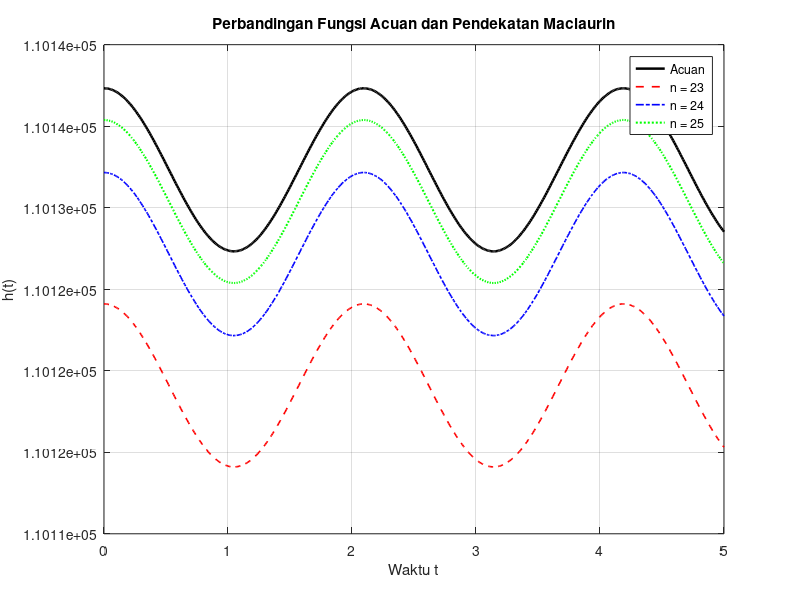
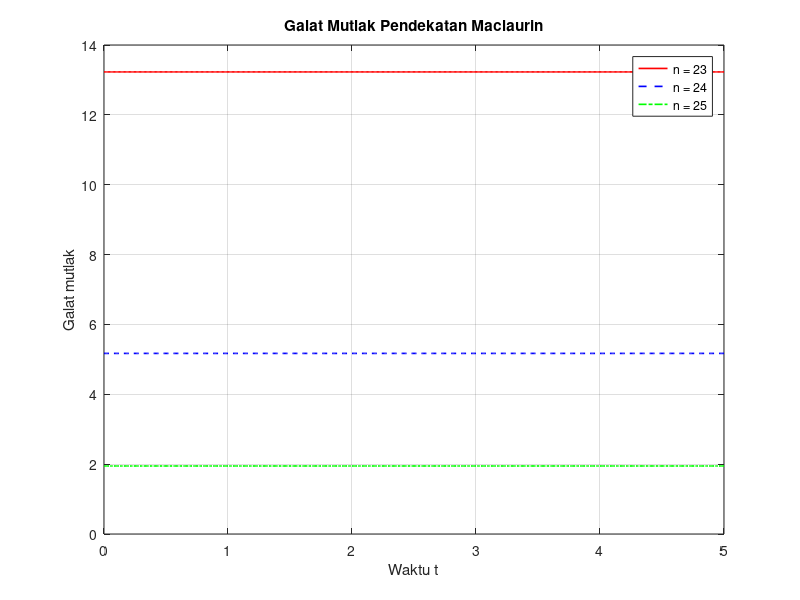

These charts were generated, in order, by the following MATLAB code:
clc;
clear;
close all;

%% INPUT

lambda = 12;
v = 36;
x = 10;
h0 = 5;

t = 0:0.01:5;
daftarN = [23 24 25];

% Definisi:
% n merupakan indeks akhir penjumlahan.
% Deret dihitung dari k = 0 sampai k = n.

%% FUNGSI ACUAN

z = (t .* v) ./ lambda;

hEksak = h0 .* (cos(z) + exp(x));

%% PENDEKATAN DAN PERHITUNGAN GALAT

jumlahMetode = length(daftarN);
jumlahTitik = length(t);

hPendekatan = zeros(jumlahMetode, jumlahTitik);

MAE = zeros(jumlahMetode, 1);
MAPE = zeros(jumlahMetode, 1);
galatRelatifMaks = zeros(jumlahMetode, 1);

for i = 1:jumlahMetode
    n = daftarN(i);

    jumlahCos = ones(size(z));
    sukuCos = ones(size(z));

    jumlahExp = 1;
    sukuExp = 1;

    for k = 1:n
        sukuCos = sukuCos .* (-z.^2) ...
            ./ ((2*k - 1) * (2*k));

        jumlahCos = jumlahCos + sukuCos;

        sukuExp = sukuExp * x / k;
        jumlahExp = jumlahExp + sukuExp;
    end

    hPendekatan(i, :) = h0 .* (jumlahCos + jumlahExp);

    galatMutlak = abs(hEksak - hPendekatan(i, :));

    galatRelatifPersen = ...
        (galatMutlak ./ abs(hEksak)) * 100;

    MAE(i) = mean(galatMutlak);
    MAPE(i) = mean(galatRelatifPersen);
    galatRelatifMaks(i) = max(galatRelatifPersen);
end

%% OUTPUT

fprintf('KASUS 1: GALAT PENDEKATAN MACLAURIN\n');
fprintf('Jumlah titik pengamatan = %d\n', jumlahTitik);
fprintf('Langkah waktu = 0.01\n');
fprintf('Penjumlahan deret dari k = 0 sampai k = n.\n\n');

fprintf('%5s %18s %18s %20s\n', ...
    'n', 'MAE', 'MAPE (%)', 'Maks. Relatif (%)');

for i = 1:jumlahMetode
    fprintf('%5d %18.9f %18.9f %20.9f\n', ...
        daftarN(i), MAE(i), MAPE(i), galatRelatifMaks(i));
end

fprintf('\nEvaluasi toleransi 1%%:\n');

for i = 1:jumlahMetode
    if galatRelatifMaks(i) <= 1
        fprintf(['n = %d memenuhi toleransi 1%% ', ...
            'pada seluruh titik sampel.\n'], daftarN(i));
    else
        fprintf('n = %d tidak memenuhi toleransi 1%%.\n', ...
            daftarN(i));
    end
end

%% GRAFIK PERBANDINGAN FUNGSI

figure;

plot(t, hEksak, 'k-', 'LineWidth', 1.8);
hold on;

plot(t, hPendekatan(1, :), 'r--', 'LineWidth', 1.2);
plot(t, hPendekatan(2, :), 'b-.', 'LineWidth', 1.2);
plot(t, hPendekatan(3, :), 'g:', 'LineWidth', 1.5);

xlabel('Waktu t');
ylabel('h(t)');

title('Perbandingan Fungsi Acuan dan Pendekatan Maclaurin');

legend('Acuan', 'n = 23', 'n = 24', 'n = 25', ...
    'Location', 'best');

grid on;

%% GRAFIK GALAT MUTLAK

figure;

plot(t, abs(hEksak - hPendekatan(1, :)), ...
    'r-', 'LineWidth', 1.2);

hold on;

plot(t, abs(hEksak - hPendekatan(2, :)), ...
    'b--', 'LineWidth', 1.2);

plot(t, abs(hEksak - hPendekatan(3, :)), ...
    'g-.', 'LineWidth', 1.2);

xlabel('Waktu t');
ylabel('Galat mutlak');

title('Galat Mutlak Pendekatan Maclaurin');

legend('n = 23', 'n = 24', 'n = 25', ...
    'Location', 'best');

grid on;
